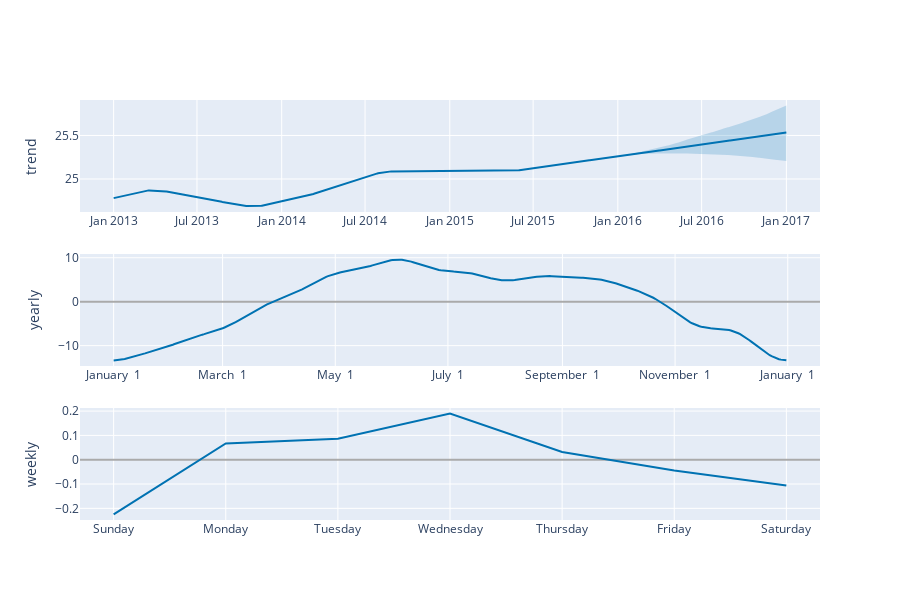

Source (notebook cell):
### Code cell
plot_components_plotly(model,forecast)

### Figure 1 — Plotly figure (JSON) as saved in the notebook; plotly's stock layout.template omitted (floating-point values rounded to 4 significant figures; data arrays with more than 128 entries replaced by an {"elided": "..."} marker saying what was removed)
{"data": [{"line": {"color": "#0072B2", "width": 2}, "mode": "lines", "name": "trend", "type": "scatter", "x": {"elided": "1462 str values"}, "xaxis": "x", "y": {"elided": "1462 float values"}, "yaxis": "y"}, {"line": {"color": "rgba(0, 114, 178, 0.2)", "width": 0}, "mode": "lines", "name": "trend_upper", "type": "scatter", "x": {"elided": "1462 str values"}, "xaxis": "x", "y": {"elided": "1462 float values"}, "yaxis": "y"}, {"fill": "tonexty", "fillcolor": "rgba(0, 114, 178, 0.2)", "line": {"color": "rgba(0, 114, 178, 0.2)", "width": 0}, "mode": "lines", "name": "trend_lower", "type": "scatter", "x": {"elided": "1462 str values"}, "xaxis": "x", "y": {"elided": "1462 float values"}, "yaxis": "y"}, {"line": {"color": "#0072B2", "width": 2}, "mode": "lines", "name": "yearly", "type": "scatter", "x": {"elided": "365 str values"}, "xaxis": "x2", "y": {"elided": "365 float values"}, "yaxis": "y2"}, {"line": {"color": "#0072B2", "width": 2}, "mode": "lines", "name": "weekly", "type": "scatter", "x": ["2017-01-01T00:00:00", "2017-01-02T00:00:00", "2017-01-03T00:00:00", "2017-01-04T00:00:00", "2017-01-05T00:00:00", "2017-01-06T00:00:00", "2017-01-07T00:00:00"], "xaxis": "x3", "y": [-0.2249, 0.06712, 0.08645, 0.1896, 0.03208, -0.04421, -0.1062], "yaxis": "y3"}], "layout": {"height": 600, "showlegend": false, "width": 900, "xaxis": {"anchor": "y", "domain": [0, 1], "range": ["2012-10-19T22:48:00", "2017-03-15T01:12:00"], "type": "date"}, "xaxis2": {"anchor": "y2", "domain": [0, 1], "range": ["2016-12-13T18:54:02.958904115", "2018-01-18T11:04:57.863013581"], "tickformat": "%B %e", "type": "date"}, "xaxis3": {"anchor": "y3", "domain": [0, 1], "range": ["2016-12-31T16:48:00", "2017-01-07T07:12:00"], "tickformat": "%A", "type": "date"}, "yaxis": {"anchor": "x", "domain": [0.7333, 1], "rangemode": "normal", "title": {"text": "trend"}, "zerolinecolor": "#AAA"}, "yaxis2": {"anchor": "x2", "domain": [0.3667, 0.6333], "title": {"text": "yearly"}, "zerolinecolor": "#AAA"}, "yaxis3": {"anchor": "x3", "domain": [0, 0.2667], "title": {"text": "weekly"}, "zerolinecolor": "#AAA"}}}
